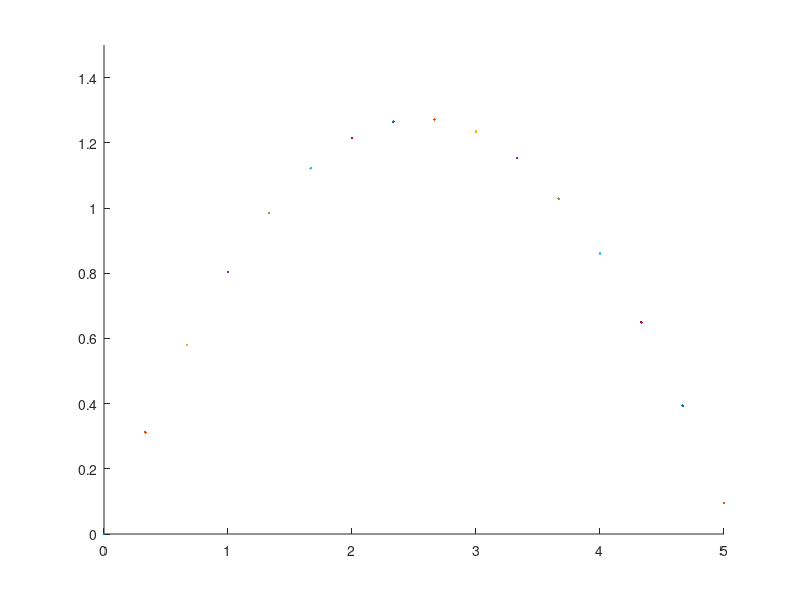

The MATLAB source for this figure:
clear all
close all
clc

ti = 0; % Tiempo inicial
tf = 1; % Tiempo final
N = 15; % Número de pasos
dt = (tf-ti)/N;

xi = 0;
yi = 0;
vxi = 5;
vyi = 5;
a = -9.81;

figure(1)
hold on
axis([0 5 0 1.5]);

for n=0:N  
    t(n+1)= ti + n*dt;
    x = xi + vxi*t(n+1);
    y = yi + vyi*t(n+1) + 0.5*a*t(n+1)^2;
    plot(x, y, '.');
    pause(.1)
end
t